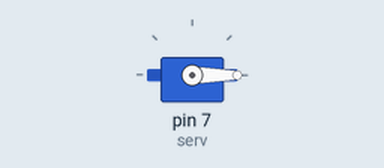
Bench run of a sketch on a simulated Arduino Uno, built with avr-gcc and run on an emulated ATmega328P. Shown: servo.

Above: at 0.05 s.
At 0.9 s:
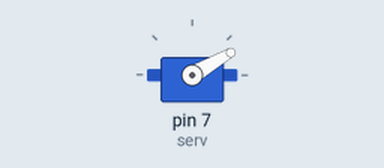
At 1.75 s:
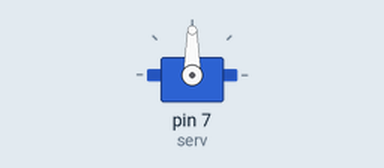
At 3.5 s:
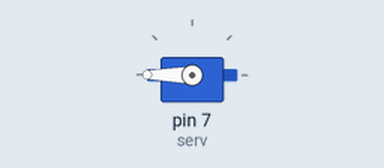
Timing chart, 0 to 8.1 s (numbered marks = the images above):
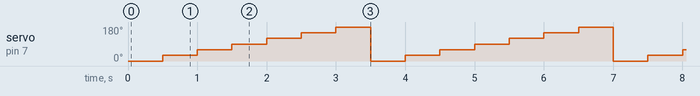

Measured:
- by itself, servo on pin 7 (serv): repeats every 3.5 s: 60° 0.50 s, 90° 0.50 s, 120° 0.50 s, 150° 0.50 s, 180° 0.50 s, 0° 0.50 s, 30° 0.50 s

The sketch:

_13_Angle_Cont_by_Servo_SG90.ino
```cpp
#include<Servo.h>    // servo.h include

Servo serv;       // 서보 객체 생성

void setup()
{
  serv.attach(7);    // 서보 객체 연결 핀 설정, D7에 연결
}

void loop()
{
  serv.write(0);        // 서보 각도 0도
  delay(500);
  serv.write(30);       // 서보 각도 30도
  delay(500);
  serv.write(60);       // 서보 각도 60도
  delay(500);
  serv.write(90);       // 서보 각도 90도
  delay(500);
  serv.write(120);      // 서보 각도 120도
  delay(500);
  serv.write(150);      // 서보 각도 150도
  delay(500);
  serv.write(180);      // 서보 각도 180도
  delay(500);
}
```
